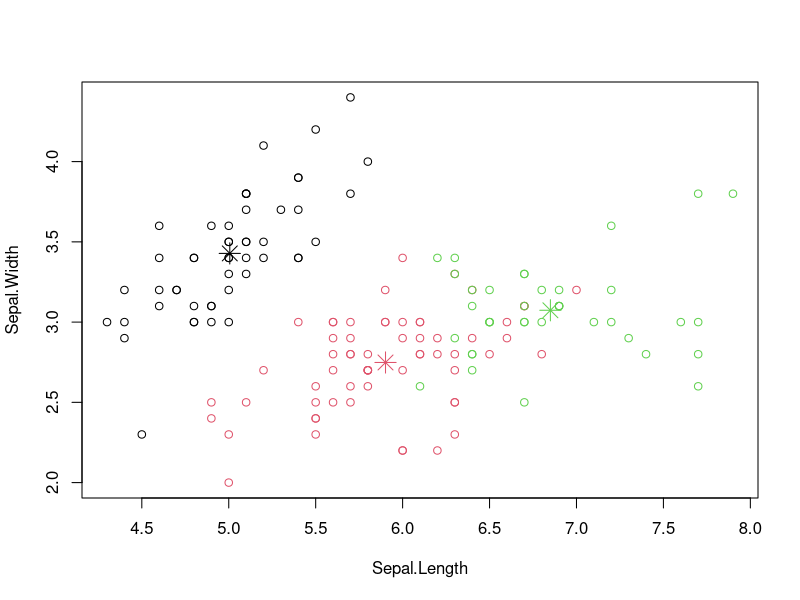
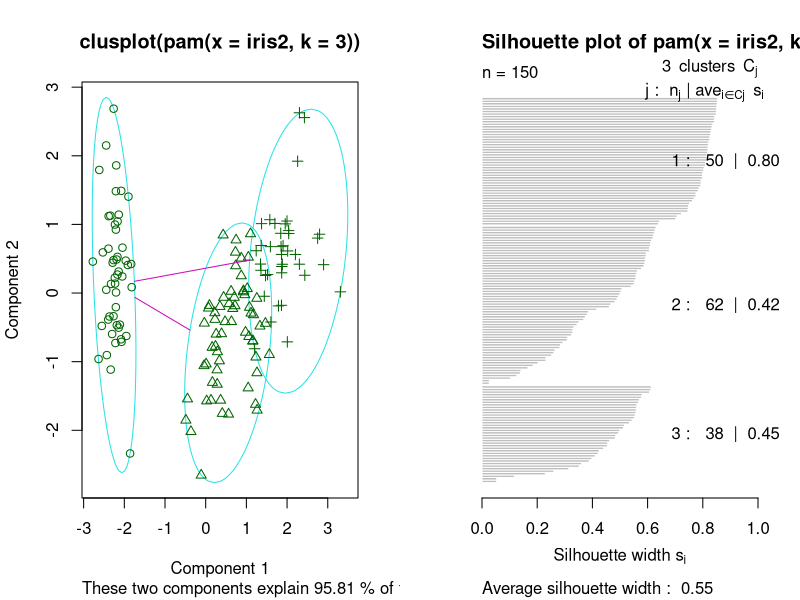
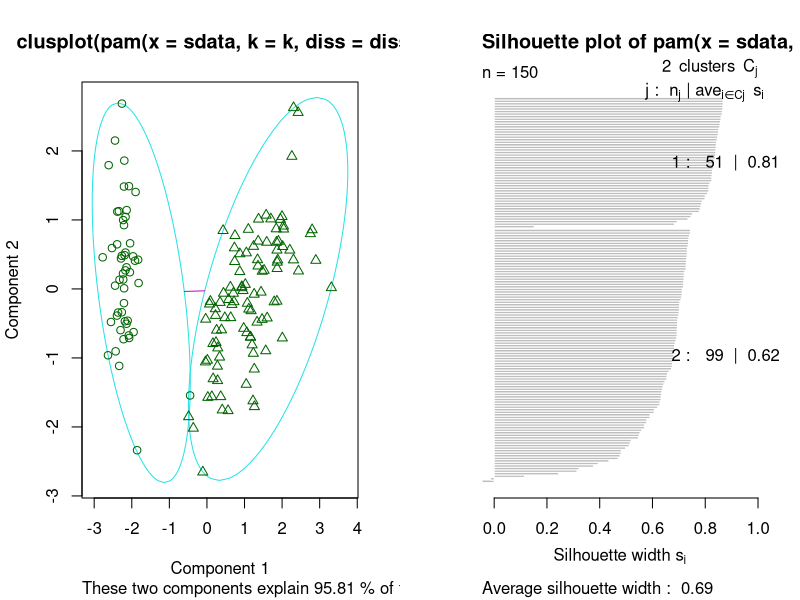
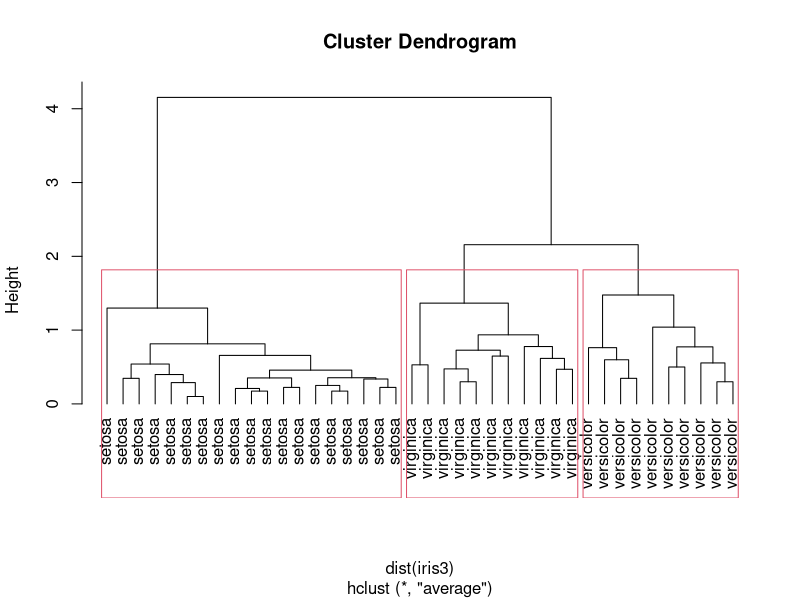
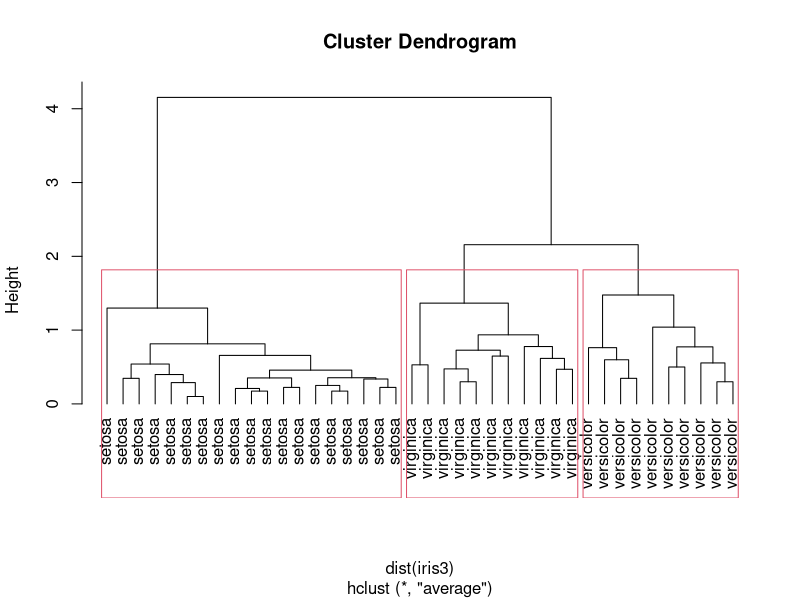
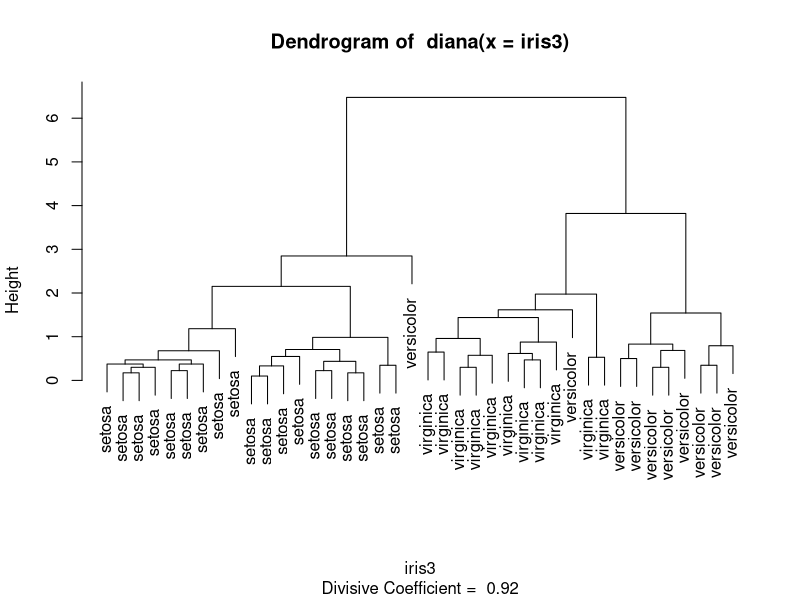
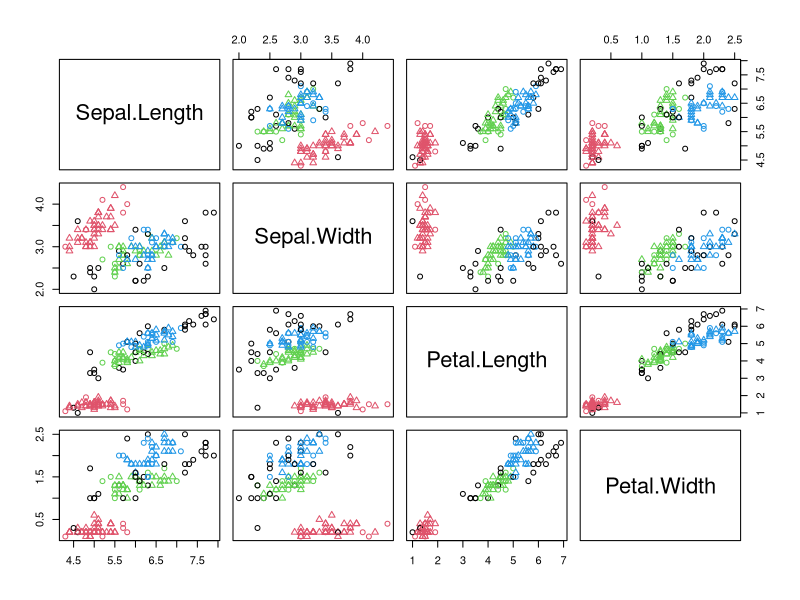
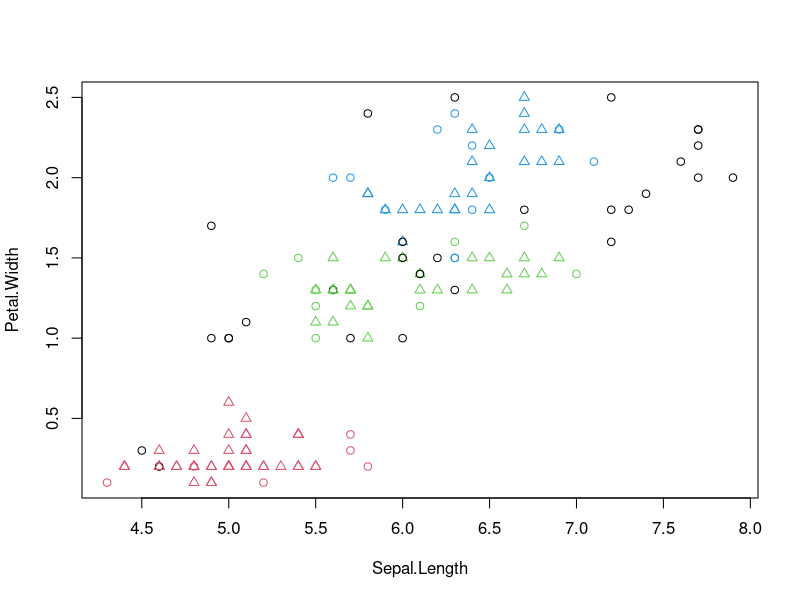

These charts were generated, in order, by the following R code:

###################################################
## Author:  Yanchang Zhao
## Email:   yanchang@RDataMining.com
## Website: http://www.RDataMining.com
## Date:    July 2019
###################################################

## load required packages
library(fpc) # for dbscan, pamk and kmeansruns
library(cluster) # for pam, diana and clara


## the IRIS dataset
str(iris)
summary(iris)


## k-means clustering
## set a seed for random number generation to make the results reproducible
set.seed(8953) 
## make a copy of iris data
iris2 <- iris
## remove the class label, Species
iris2$Species <- NULL
## run kmeans clustering to find 3 clusters
kmeans.result <- kmeans(iris2, 3)
## ## print the clusterng result
## kmeans.result
kmeans.result
table(iris$Species, kmeans.result$cluster)
plot(iris2[, c("Sepal.Length", "Sepal.Width")], 
     col = kmeans.result$cluster)
points(kmeans.result$centers[, c("Sepal.Length", "Sepal.Width")], 
       col = 1:3, pch = 8, cex=2) # plot cluster centers


library(fpc)
kmeansruns.result <- kmeansruns(iris2)
kmeansruns.result


## clustering with PAM
library(cluster)
# group into 3 clusters
pam.result <- pam(iris2, 3) 
# check against actual class label
table(pam.result$clustering, iris$Species) 
## plot(pam.result)
layout(matrix(c(1,2),1,2)) # 2 graphs per page 
plot(pam.result)
layout(matrix(1)) # change back to one graph per page 


library(fpc)
pamk.result <- pamk(iris2)
# number of clusters
pamk.result$nc
# check clustering against actual class label
table(pamk.result$pamobject$clustering, iris$Species)
## plot(pamk.result)
layout(matrix(c(1,2),1,2)) # 2 graphs per page 
plot(pamk.result$pamobject)
layout(matrix(1)) # change back to one graph per page 


## hiercrchical clustering
set.seed(2835)
# draw a sample of 40 records from the iris data, so that the clustering plot will not be over crowded
idx <- sample(1:dim(iris)[1], 40)
iris3 <- iris[idx,]
# remove class label
iris3$Species <- NULL
# hierarchical clustering
hc <- hclust(dist(iris3), method="ave")
# plot clusters
plot(hc, hang = -1, labels=iris$Species[idx])
# cut tree into 3 clusters
rect.hclust(hc, k=3)
# get cluster IDs
groups <- cutree(hc, k=3)
plot(hc, hang = -1, labels=iris$Species[idx])
rect.hclust(hc, k=3) # cut tree into 3 clusters


## clustering with DIANA
library(cluster)
diana.result <- diana(iris3)
## plot(diana.result, which.plots=2, labels=iris$Species[idx])
plot(diana.result, which.plots=2, labels=iris$Species[idx])


## Density-based Clustering
library(fpc)
iris2 <- iris[-5] # remove class tags
ds <- dbscan(iris2, eps=0.42, MinPts=5)
ds
# compare clusters with actual class labels
table(ds$cluster, iris$Species)
plot(ds, iris2)
plot(ds, iris2[, c(1,4)])
plotcluster(iris2, ds$cluster)


## cluster prediction
# create a new dataset for labeling
set.seed(435) 
idx <- sample(1:nrow(iris), 10)
# remove class labels
new.data <- iris[idx,-5]
# add random noise
new.data <- new.data + matrix(runif(10*4, min=0, max=0.2), 
                              nrow=10, ncol=4)
# label new data
pred <- predict(ds, iris2, new.data) 
table(pred, iris$Species[idx]) # check cluster labels
plot(iris2[, c(1,4)], col=1+ds$cluster)
points(new.data[, c(1,4)], pch="+", col=1+pred, cex=3)
